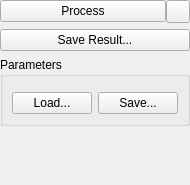
<?xml version="1.0" encoding="UTF-8"?>
<ui version="4.0">
 <class>CEdgeLinesSupplierEditorComp</class>
 <widget class="QWidget" name="CEdgeLinesSupplierEditorComp">
  <property name="geometry">
   <rect>
    <x>0</x>
    <y>0</y>
    <width>176</width>
    <height>185</height>
   </rect>
  </property>
  <layout class="QGridLayout" name="gridLayout_2">
   <property name="horizontalSpacing">
    <number>0</number>
   </property>
   <property name="margin">
    <number>0</number>
   </property>
   <item row="3" column="0" colspan="3">
    <widget class="QGroupBox" name="ParamsGB">
     <property name="title">
      <string>Parameters</string>
     </property>
     <layout class="QGridLayout" name="gridLayout">
      <item row="0" column="0" colspan="2">
       <widget class="QFrame" name="ParamsFrame">
        <property name="sizePolicy">
         <sizepolicy hsizetype="Preferred" vsizetype="Preferred">
          <horstretch>0</horstretch>
          <verstretch>0</verstretch>
         </sizepolicy>
        </property>
        <property name="frameShape">
         <enum>QFrame::NoFrame</enum>
        </property>
        <property name="frameShadow">
         <enum>QFrame::Raised</enum>
        </property>
        <layout class="QVBoxLayout">
         <property name="spacing">
          <number>6</number>
         </property>
         <property name="margin">
          <number>0</number>
         </property>
        </layout>
       </widget>
      </item>
      <item row="1" column="0">
       <widget class="QPushButton" name="LoadParamsButton">
        <property name="sizePolicy">
         <sizepolicy hsizetype="Preferred" vsizetype="Fixed">
          <horstretch>0</horstretch>
          <verstretch>0</verstretch>
         </sizepolicy>
        </property>
        <property name="text">
         <string>Load...</string>
        </property>
       </widget>
      </item>
      <item row="1" column="1">
       <widget class="QPushButton" name="SaveParamsButton">
        <property name="sizePolicy">
         <sizepolicy hsizetype="Preferred" vsizetype="Fixed">
          <horstretch>0</horstretch>
          <verstretch>0</verstretch>
         </sizepolicy>
        </property>
        <property name="text">
         <string>Save...</string>
        </property>
       </widget>
      </item>
     </layout>
    </widget>
   </item>
   <item row="2" column="0" colspan="3">
    <widget class="QPushButton" name="SaveDataButton">
     <property name="sizePolicy">
      <sizepolicy hsizetype="Preferred" vsizetype="Fixed">
       <horstretch>0</horstretch>
       <verstretch>0</verstretch>
      </sizepolicy>
     </property>
     <property name="text">
      <string>Save Result...</string>
     </property>
    </widget>
   </item>
   <item row="0" column="0" rowspan="2" colspan="2">
    <widget class="QPushButton" name="ProcessButton">
     <property name="sizePolicy">
      <sizepolicy hsizetype="Preferred" vsizetype="Fixed">
       <horstretch>0</horstretch>
       <verstretch>0</verstretch>
      </sizepolicy>
     </property>
     <property name="toolTip">
      <string>Do single processing step</string>
     </property>
     <property name="text">
      <string>Process</string>
     </property>
    </widget>
   </item>
   <item row="0" column="2" rowspan="2">
    <widget class="QToolButton" name="AutoUpdateButton">
     <property name="sizePolicy">
      <sizepolicy hsizetype="Fixed" vsizetype="Preferred">
       <horstretch>0</horstretch>
       <verstretch>0</verstretch>
      </sizepolicy>
     </property>
     <property name="toolTip">
      <string>Enable/disable continuous processing</string>
     </property>
     <property name="icon">
      <iconset resource="../../../Acf/Include/iqtgui/iqtgui.qrc">
       <normaloff>:/Icons/AutoUpdate</normaloff>:/Icons/AutoUpdate</iconset>
     </property>
     <property name="checkable">
      <bool>true</bool>
     </property>
    </widget>
   </item>
   <item row="4" column="0" colspan="3">
    <spacer name="verticalSpacer">
     <property name="orientation">
      <enum>Qt::Vertical</enum>
     </property>
     <property name="sizeHint" stdset="0">
      <size>
       <width>20</width>
       <height>0</height>
      </size>
     </property>
    </spacer>
   </item>
  </layout>
 </widget>
 <resources>
  <include location="../../../Acf/Include/iqtgui/iqtgui.qrc"/>
 </resources>
 <connections/>
</ui>
